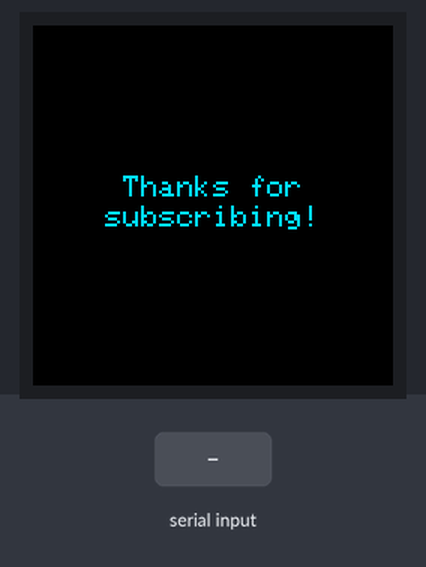
Bench run of a program on a simulated ESP32. Parts: 240×240 colour display. The test bench sets the inputs (shaded band). Random numbers use the default seed unless the program sets one; what the program prints to the serial monitor is not drawn.

Above: at 1.3 s.
1.4 s: "7\n" received over Serial
At 2.22 s:
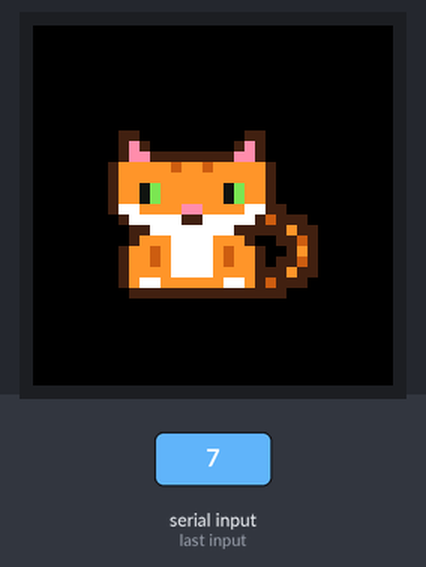
At 2.78 s:
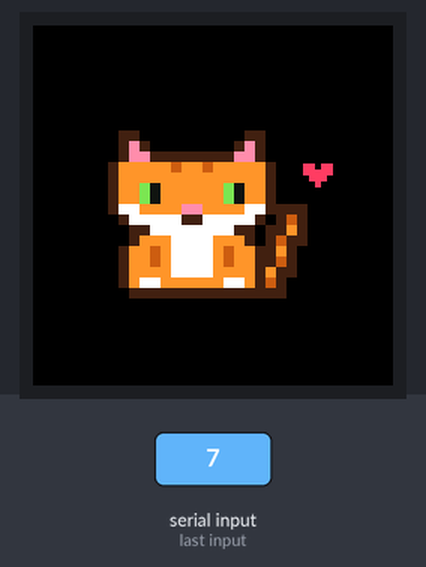
3.9 s: "8\n" received over Serial
At 12.9 s:
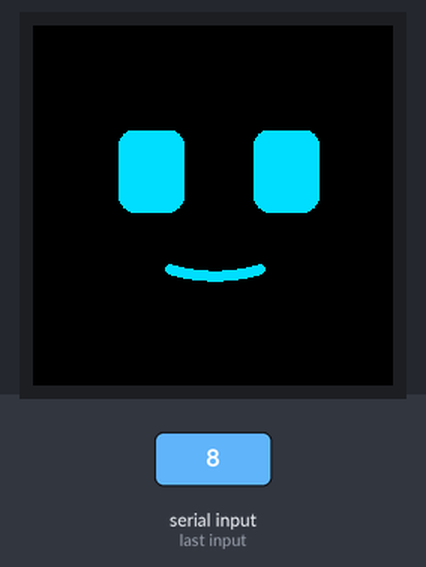
Timing chart, 0 to 14.4 s (numbered marks = the images above; inputs shaded):
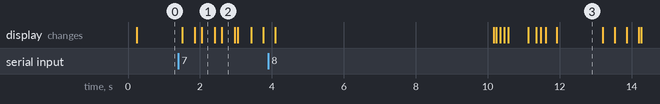

The program:

main.cpp
```cpp
// Animated Face + Pixel Art Cat - ESP32 + GC9A01 1.28" round TFT (240x240)
//
// The show loops: TEXT -> FACE -> CAT -> TEXT -> ...
//
// Text: your message, auto-sized and word-wrapped to fit the round screen.
// Animated face: moves smoothly between six expressions (neutral, happy, sad,
// angry, surprised, sleepy). It blinks at random and its eyes wander around.
// Animated cat: a pixel-art cat swishes its tail, blinks, glances side to side,
// and hearts float up beside it.
//
// Serial monitor (115200):
//   >Some Name   change the on-screen text live (and jump to it), no re-upload
//   1-6          pick an expression, 7 = cat, 8 = text
//
// Frames are drawn into an off-screen canvas and sent to the screen in one go,
// so there's no flicker. Uses the GFX Library for Arduino (moononournation).

#include <Arduino.h>
#include <Arduino_GFX_Library.h>

// ======== QUICK EDIT: what to show and for how long ========
const char *TEXT_MESSAGE = "Thanks for subscribing!";   // <- change this (or send >name over serial)
const unsigned long TEXT_MS = 6000;     // how long the text stays on screen
const unsigned long FACE_MS = 24000;    // how long the face runs (split evenly across its expressions)
const unsigned long CAT_MS  = 15000;    // how long the cat stays on screen
// ===========================================================

// ---- Wiring: ESP32 DevKit -> GC9A01 1.28" round TFT ----
// VCC -> 3.3V, GND -> GND, BL -> 3.3V (or set TFT_BL to a pin)
#define TFT_SCK   18   // "SCL" on most boards
#define TFT_MOSI  23   // "SDA" on most boards
#define TFT_CS    26
#define TFT_DC    25
#define TFT_RST   27
#define TFT_BL    -1

Arduino_DataBus *bus = new Arduino_ESP32SPI(TFT_DC, TFT_CS, TFT_SCK, TFT_MOSI, GFX_NOT_DEFINED);
Arduino_GFX *tft = new Arduino_GC9A01(bus, TFT_RST, 0 /* rotation */, true /* IPS */);

// Off-screen buffer covering just the face area (200x160 = 64KB), pushed to the
// screen in one go each frame so the animation doesn't flicker.
const int CANVAS_W = 200, CANVAS_H = 160;
const int CANVAS_X = 20, CANVAS_Y = 40;
Arduino_Canvas *gfx = new Arduino_Canvas(CANVAS_W, CANVAS_H, tft, CANVAS_X, CANVAS_Y);

// Face layout, in canvas coordinates
const int FACE_CX = CANVAS_W / 2;
const int EYE_Y = 55, EYE_SPACING = 45;
const int MOUTH_Y = 125;

const uint16_t BG_COLOUR    = RGB565_BLACK;
const uint16_t FACE_COLOUR  = RGB565(0, 220, 255);
const uint16_t MOUTH_INSIDE = RGB565(60, 0, 30);

// Everything that makes up an expression. All floats so we can tween between them.
struct Face {
  float eyeW, eyeH;   // eye size in px
  float lidTop;       // 0..1 of the eye hidden from the top (sleepy)
  float lidSlant;     // px; + = angry (inner corners down), - = sad (outer corners down)
  float lidBottom;    // 0..1 "smiling eyes" (bottom of the eye hidden by an arc)
  float mouthCurve;   // -1 frown .. +1 smile
  float mouthOpen;    // 0..1
  float mouthW;       // mouth width in px
};

enum Expression { NEUTRAL, HAPPY, SAD, ANGRY, SURPRISED, SLEEPY, NUM_EXPRESSIONS };

const char *EXPRESSION_NAMES[] = { "neutral", "happy", "sad", "angry", "surprised", "sleepy" };

const Face EXPRESSIONS[] = {
  //  eyeW eyeH lidTop slant lidBot curve  open  mouthW
  {   44,  56,  0.0,    0,   0.0,   0.3,  0.0,  60 },  // NEUTRAL
  {   48,  52,  0.0,    0,   0.55,  1.0,  0.3,  80 },  // HAPPY
  {   42,  50,  0.15, -14,   0.0,  -0.8,  0.0,  50 },  // SAD
  {   46,  46,  0.1,   16,   0.0,  -0.5,  0.0,  56 },  // ANGRY
  {   54,  66,  0.0,    0,   0.0,   0.0,  1.0,  30 },  // SURPRISED
  {   46,  54,  0.6,   -4,   0.0,   0.1,  0.0,  40 },  // SLEEPY
};

// Order of the automatic expression cycle; each gets an equal share of FACE_MS
const Expression SEQUENCE[] = { NEUTRAL, HAPPY, NEUTRAL, SURPRISED, SAD, ANGRY, NEUTRAL, SLEEPY };
const int SEQUENCE_LEN = sizeof(SEQUENCE) / sizeof(SEQUENCE[0]);
const unsigned long EXPRESSION_MS = FACE_MS / SEQUENCE_LEN;
const unsigned long MANUAL_HOLD_MS = 10000;   // pause the cycle after a serial command

Face current = EXPRESSIONS[NEUTRAL];
Face target  = EXPRESSIONS[NEUTRAL];

int sequenceIndex = 0;
unsigned long nextExpressionAt = 0;

// Blinking
unsigned long nextBlinkAt = 0, blinkStart = 0;
const unsigned long BLINK_MS = 160;
bool blinking = false;

// Eyes wander around a little
float gazeX = 0, gazeY = 0, gazeTargetX = 0, gazeTargetY = 0;
unsigned long nextGazeAt = 0;

// ---- Show mode: text, then face, then cat, then round again ----
enum Mode { TEXT_MODE, FACE_MODE, CAT_MODE };
Mode mode = TEXT_MODE;

// Text (can be replaced live over serial)
String displayText = TEXT_MESSAGE;
unsigned long textStart = 0;
const int TEXT_SAFE_W = 180, TEXT_SAFE_H = 130;   // area that stays inside the round screen

// ---- Pixel art cat, shown for CAT_MS after the face ----
const int CAT_SCALE = 7;                 // screen pixels per art pixel
const int CAT_X = 30, CAT_Y = 30;        // top-left of the sprite in the canvas

// O outline, o fur, d stripe, w white, p pink, e eye (pupils/blinks drawn on top)
const char *CAT_SPRITE[] = {
  ".OO..........OO.",
  ".OpO........OpO.",
  ".OppOOOOOOOOppO.",
  "OooooodoodoooooO",
  "OooooooooooooooO",
  "OooeeooooooeeooO",
  "OooeeooooooeeooO",
  "OwwooooppoooowwO",
  ".OwwwwwOOwwwwwO.",
  "..OOwwwwwwwwOO..",
  "..OooowwwwoooO..",
  ".OoodowwwwodooO.",
  ".OoodowwwwodooO.",
  ".OoooowwwwooooO.",
  ".OowwoooooowwoO.",
  "..OOOOOOOOOOOO..",
};
const int CAT_ROWS = sizeof(CAT_SPRITE) / sizeof(CAT_SPRITE[0]);
const int CAT_EYE_ROW = 5, CAT_EYE_COLS[] = { 3, 11 };

// Tail shape as offsets from where it joins the body; it wags side to side
const int TAIL_ROOT_COL = 13, TAIL_ROOT_ROW = 14;
const int8_t TAIL_PATH[][2] = { {1,0}, {2,0}, {3,-1}, {4,-2}, {4,-3}, {4,-4}, {4,-5}, {3,-6} };
const int TAIL_LEN = sizeof(TAIL_PATH) / sizeof(TAIL_PATH[0]);

const char *HEART_SPRITE[] = { "pp.pp", "ppppp", ".ppp.", "..p.." };
const int HEART_SCALE = 4;
const unsigned long HEART_MS = 1500;
struct Heart { bool active; int x; unsigned long start; };
Heart hearts[3];

const uint16_t CAT_OUTLINE = RGB565(70, 35, 20);
const uint16_t CAT_FUR     = RGB565(255, 150, 40);
const uint16_t CAT_STRIPE  = RGB565(200, 95, 20);
const uint16_t CAT_WHITE   = RGB565_WHITE;
const uint16_t CAT_PINK    = RGB565(255, 140, 170);
const uint16_t CAT_EYE     = RGB565(120, 230, 80);
const uint16_t CAT_PUPIL   = RGB565(20, 20, 20);
const uint16_t HEART_COLOUR = RGB565(255, 60, 100);

unsigned long catStart = 0, catNextBlink = 0, catBlinkEnd = 0, catNextLook = 0, catNextHeart = 0;
bool catLookRight = false;

void startCat();
void startText();

// Move every field of `from` a fraction of the way towards `to`
void tweenFace(Face &from, const Face &to, float amount) {
  float *f = (float *)&from;
  const float *t = (const float *)&to;
  for (size_t i = 0; i < sizeof(Face) / sizeof(float); i++) {
    f[i] += (t[i] - f[i]) * amount;
  }
}

void setExpression(Expression e) {
  target = EXPRESSIONS[e];
  Serial.printf("Expression: %s\n", EXPRESSION_NAMES[e]);
}

// side = -1 for the left eye, +1 for the right (used to mirror the eyelid slant)
void drawEye(int cx, int cy, float w, float h, int side) {
  int x0 = cx - w / 2, y0 = cy - h / 2;
  int r = min(w, h) / 4;
  gfx->fillRoundRect(x0, y0, w, h, r, FACE_COLOUR);

  // Top eyelid: a slanted black shape cut off the top of the eye
  float lidY = y0 + current.lidTop * h;
  float slant = current.lidSlant * side;
  int xl = x0 - 1, xr = x0 + w + 1;
  int yl = lidY + slant, yr = lidY - slant;   // inner corner is towards the face centre
  if (side < 0) { int t = yl; yl = yr; yr = t; }
  int top = y0 - 1;
  gfx->fillTriangle(xl, top, xr, top, xr, yr, BG_COLOUR);
  gfx->fillTriangle(xl, top, xr, yr, xl, yl, BG_COLOUR);

  // Bottom eyelid: an ellipse rising from below turns the eye into a happy "^"
  if (current.lidBottom > 0.01) {
    gfx->fillEllipse(cx, y0 + h * 1.15, w * 0.8, h * current.lidBottom * 1.1, BG_COLOUR);
  }
}

void drawMouth(int cx, int cy) {
  int halfW = current.mouthW / 2;
  float depth = 14 * current.mouthCurve;

  // Curved line: a parabola, ends up for a smile, ends down for a frown
  for (int i = -halfW; i <= halfW; i += 2) {
    float t = (float)i / halfW;
    int y = cy + depth * (1 - t * t) - depth / 2;
    gfx->fillCircle(cx + i, y, 3, FACE_COLOUR);
  }

  // Open mouth
  if (current.mouthOpen > 0.02) {
    int my = cy + depth / 2;
    int rx = 6 + current.mouthOpen * 14;
    int ry = 2 + current.mouthOpen * 16;
    gfx->fillEllipse(cx, my, rx, ry, FACE_COLOUR);
    if (rx > 6 && ry > 6) {
      gfx->fillEllipse(cx, my, rx - 4, ry - 4, MOUTH_INSIDE);
    }
  }
}

void drawFace() {
  gfx->fillScreen(BG_COLOUR);

  // Blink: eye height dips to nothing and back over BLINK_MS
  float blinkScale = 1.0;
  if (blinking) {
    float p = (float)(millis() - blinkStart) / BLINK_MS;
    blinkScale = fabs(1 - 2 * p);
  }
  float eyeH = max(4.0f, current.eyeH * blinkScale);

  int ex = gazeX, ey = EYE_Y + gazeY;
  drawEye(FACE_CX - EYE_SPACING + ex, ey, current.eyeW, eyeH, -1);
  drawEye(FACE_CX + EYE_SPACING + ex, ey, current.eyeW, eyeH, +1);

  drawMouth(FACE_CX + gazeX / 3, MOUTH_Y);

  gfx->flush();
}

void updateAnimation() {
  unsigned long now = millis();

  // Expression cycle; the cat gets a turn after the last one
  if (now >= nextExpressionAt) {
    sequenceIndex++;
    if (sequenceIndex >= SEQUENCE_LEN) {
      startCat();
      return;
    }
    setExpression(SEQUENCE[sequenceIndex]);
    nextExpressionAt = now + EXPRESSION_MS;
  }

  // Blinks at random intervals
  if (!blinking && now >= nextBlinkAt) {
    blinking = true;
    blinkStart = now;
  }
  if (blinking && now - blinkStart >= BLINK_MS) {
    blinking = false;
    nextBlinkAt = now + random(1500, 5000);
  }

  // Pick a new place to look every so often
  if (now >= nextGazeAt) {
    gazeTargetX = random(-12, 13);
    gazeTargetY = random(-6, 7);
    nextGazeAt = now + random(800, 2500);
  }
  gazeX += (gazeTargetX - gazeX) * 0.25;
  gazeY += (gazeTargetY - gazeY) * 0.25;

  tweenFace(current, target, 0.18);
}

void startCat() {
  unsigned long now = millis();
  mode = CAT_MODE;
  catStart = now;
  catNextBlink = now + 1200;
  catNextLook = now + 800;
  catNextHeart = now + 1000;
  for (Heart &h : hearts) h.active = false;
  Serial.println("Cat!");
}

void endCat() {
  startText();
}

void startFace() {
  mode = FACE_MODE;
  sequenceIndex = 0;
  setExpression(SEQUENCE[0]);
  nextExpressionAt = millis() + EXPRESSION_MS;
}

void startText() {
  mode = TEXT_MODE;
  textStart = millis();
  Serial.printf("Text: %s\n", displayText.c_str());
}

// Split text into lines of at most maxChars, breaking at spaces.
// Returns the line count, or -1 if a word is too long or there are too many lines.
const int MAX_LINES = 12;
int wrapText(const String &text, int maxChars, String lines[]) {
  int n = 0;
  String line = "";
  int pos = 0, len = text.length();
  while (pos < len) {
    int end = text.indexOf(' ', pos);
    if (end < 0) end = len;
    String word = text.substring(pos, end);
    pos = end + 1;
    if (word.length() == 0) continue;
    if ((int)word.length() > maxChars) return -1;
    if (line.length() == 0) {
      line = word;
    } else if ((int)(line.length() + 1 + word.length()) <= maxChars) {
      line += " " + word;
    } else {
      if (n >= MAX_LINES) return -1;
      lines[n++] = line;
      line = word;
    }
  }
  if (line.length()) {
    if (n >= MAX_LINES) return -1;
    lines[n++] = line;
  }
  return n;
}

// Centre the message, using the biggest text size that fits
void drawText() {
  gfx->fillScreen(BG_COLOUR);

  String lines[MAX_LINES];
  int n = 0, size = 1;
  for (size = 6; size >= 1; size--) {
    n = wrapText(displayText, TEXT_SAFE_W / (6 * size), lines);
    if (n > 0 && n * 10 * size <= TEXT_SAFE_H) break;   // 8px glyph + 2px line gap
  }
  if (n <= 0) {   // nothing fits even at size 1: hard-cut what we can
    n = 1;
    lines[0] = displayText.substring(0, TEXT_SAFE_W / 6);
  }

  gfx->setTextSize(size);
  gfx->setTextColor(FACE_COLOUR);
  int lineH = 10 * size;
  int y = (CANVAS_H - n * lineH) / 2;
  for (int i = 0; i < n; i++) {
    int w = lines[i].length() * 6 * size;
    gfx->setCursor((CANVAS_W - w) / 2, y + i * lineH);
    gfx->print(lines[i]);
  }

  gfx->flush();
}

void updateText() {
  if (millis() - textStart >= TEXT_MS) startFace();
}

void catPixel(int col, int row, uint16_t colour) {
  gfx->fillRect(CAT_X + col * CAT_SCALE, CAT_Y + row * CAT_SCALE, CAT_SCALE, CAT_SCALE, colour);
}

void updateCat() {
  unsigned long now = millis();
  if (now - catStart >= CAT_MS) {
    endCat();
    return;
  }

  if (now >= catNextBlink) {
    catBlinkEnd = now + 150;
    catNextBlink = now + random(1500, 4000);
  }
  if (now >= catNextLook) {
    catLookRight = random(2);
    catNextLook = now + random(700, 2000);
  }

  // Float a heart up beside the cat's head now and then
  if (now >= catNextHeart) {
    for (Heart &h : hearts) {
      if (!h.active) {
        h.active = true;
        h.x = random(2) ? random(25, 45) : random(150, 165);
        h.start = now;
        break;
      }
    }
    catNextHeart = now + random(600, 1500);
  }
  for (Heart &h : hearts) {
    if (h.active && now - h.start >= HEART_MS) h.active = false;
  }
}

void drawCat() {
  unsigned long now = millis();
  gfx->fillScreen(BG_COLOUR);

  // Tail goes behind the body: outline blocks first, then the fur down the middle
  float phase = (now - catStart) * 0.006;
  int tailCol[TAIL_LEN], tailRow[TAIL_LEN];
  for (int i = 0; i < TAIL_LEN; i++) {
    float sway = sin(phase - i * 0.6) * (i + 1) / TAIL_LEN * 2;
    tailCol[i] = TAIL_ROOT_COL + TAIL_PATH[i][0] + lround(sway);
    tailRow[i] = TAIL_ROOT_ROW + TAIL_PATH[i][1];
    for (int dy = -1; dy <= 1; dy++)
      for (int dx = -1; dx <= 1; dx++)
        catPixel(tailCol[i] + dx, tailRow[i] + dy, CAT_OUTLINE);
  }
  for (int i = 0; i < TAIL_LEN; i++) {
    catPixel(tailCol[i], tailRow[i], i % 2 ? CAT_STRIPE : CAT_FUR);
  }

  for (int row = 0; row < CAT_ROWS; row++) {
    for (int col = 0; CAT_SPRITE[row][col]; col++) {
      uint16_t colour;
      switch (CAT_SPRITE[row][col]) {
        case 'O': colour = CAT_OUTLINE; break;
        case 'o': colour = CAT_FUR; break;
        case 'd': colour = CAT_STRIPE; break;
        case 'w': colour = CAT_WHITE; break;
        case 'p': colour = CAT_PINK; break;
        case 'e': colour = CAT_EYE; break;
        default: continue;   // transparent
      }
      catPixel(col, row, colour);
    }
  }

  // Eyes: shut while blinking, otherwise pupils glance left or right
  for (int eyeCol : CAT_EYE_COLS) {
    if (now < catBlinkEnd) {
      catPixel(eyeCol, CAT_EYE_ROW, CAT_FUR);
      catPixel(eyeCol + 1, CAT_EYE_ROW, CAT_FUR);
      catPixel(eyeCol, CAT_EYE_ROW + 1, CAT_OUTLINE);
      catPixel(eyeCol + 1, CAT_EYE_ROW + 1, CAT_OUTLINE);
    } else {
      int pupilCol = eyeCol + (catLookRight ? 1 : 0);
      catPixel(pupilCol, CAT_EYE_ROW, CAT_PUPIL);
      catPixel(pupilCol, CAT_EYE_ROW + 1, CAT_PUPIL);
    }
  }

  for (Heart &h : hearts) {
    if (!h.active) continue;
    int y = 60 - (int)((now - h.start) * 70 / HEART_MS);
    y -= y % HEART_SCALE;   // move in whole art pixels so it stays chunky
    for (int row = 0; row < 4; row++)
      for (int col = 0; col < 5; col++)
        if (HEART_SPRITE[row][col] == 'p')
          gfx->fillRect(h.x + col * HEART_SCALE, y + row * HEART_SCALE, HEART_SCALE, HEART_SCALE, HEART_COLOUR);
  }

  gfx->flush();
}

// ">text" sets the message live; 1-6 pick an expression, 7 the cat, 8 the text
void handleSerial() {
  static String typed;
  static bool typing = false;
  while (Serial.available()) {
    char c = Serial.read();
    if (typing) {
      if (c == '\n' || c == '\r') {
        typing = false;
        typed.trim();
        if (typed.length()) {
          displayText = typed;
          startText();
        }
      } else {
        typed += c;
      }
      continue;
    }
    int e = c - '1';
    if (c == '>') {
      typing = true;
      typed = "";
    } else if (e >= 0 && e < NUM_EXPRESSIONS) {
      mode = FACE_MODE;
      setExpression((Expression)e);
      nextExpressionAt = millis() + MANUAL_HOLD_MS;
    } else if (c == '7') {
      startCat();
    } else if (c == '8') {
      startText();
    }
  }
}

void setup() {
  Serial.begin(115200);
  if (TFT_BL >= 0) {
    pinMode(TFT_BL, OUTPUT);
    digitalWrite(TFT_BL, HIGH);
  }
  if (!tft->begin()) {
    Serial.println("tft->begin() failed!");
  }
  tft->fillScreen(BG_COLOUR);
  if (!gfx->begin(GFX_SKIP_OUTPUT_BEGIN)) {
    Serial.println("Canvas allocation failed!");
  }

  randomSeed(esp_random());
  Serial.println(">text = set message; 1 neutral, 2 happy, 3 sad, 4 angry, 5 surprised, 6 sleepy, 7 cat, 8 text");
  nextBlinkAt = millis() + 2000;
  startText();
}

void loop() {
  handleSerial();
  if (mode == TEXT_MODE) {
    updateText();
    if (mode == TEXT_MODE) drawText();
  } else if (mode == CAT_MODE) {
    updateCat();
    if (mode == CAT_MODE) drawCat();
  } else {
    updateAnimation();
    if (mode == FACE_MODE) drawFace();
  }
  delay(16);
}
```

Measured:
- after the input at 1.4 s, the display: first changes after 0.11 s (image 1 shows a later state)
- what the display in image 3 shows lasts 1.3 s, from 11.9 s to 13.2 s
